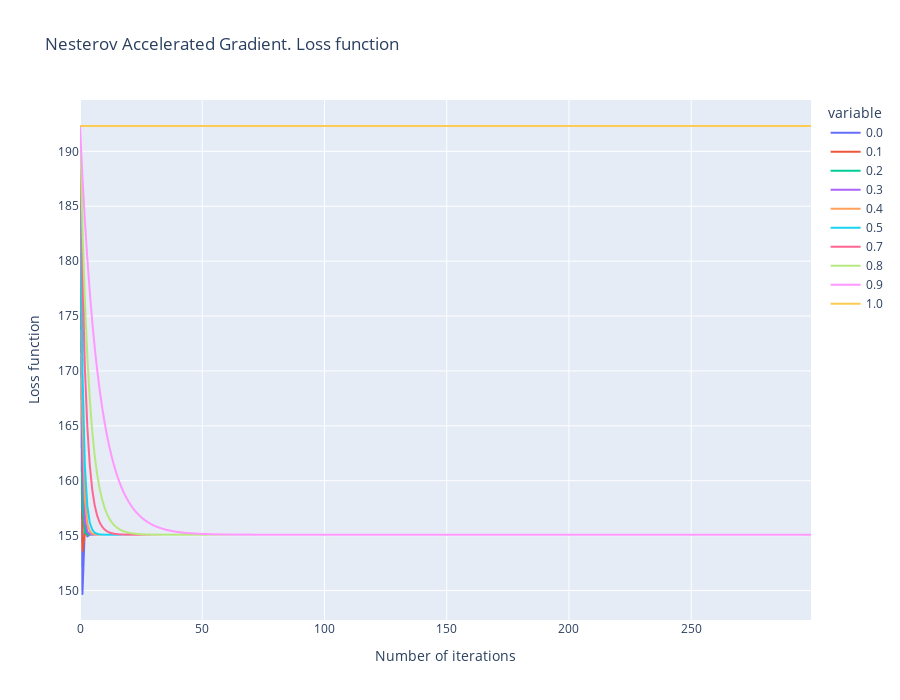

The notebook cell saved with this chart:
### Markdown cell above
### Nesterov Accelerated Gradient


<p style="align: center;"><img align=center src="https://tex.s2cms.ru/svg/%0Av_t%20%3D%20%5Cgamma%20v_%7Bt-1%7D%20%2B%20%5Ceta%20%5Cnabla_%5Ctheta%20J(%20%5Ctheta)%0A" height=50/></p>

<p style="align: center;"><img align=center src="https://tex.s2cms.ru/svg/%0A%5Ctheta%20%3D%20%5Ctheta%20-%20v_t%0A" height=50/></p>

### Code cell
optimiser = GradientOptimiser()
losses= {}
for gamma in [0, 0.1, 0.2, 0.3, 0.4, 0.5, 0.7,0.8, .9, 1]:
  optimiser.nbatches = nbatches
  # reset already learned coefficients 
  optimiser.coeffs = None
  # empirically chosen lr to differentiate the behavoir of loss function
  optimiser.fit(X, y, lr = 1e-2, max_iter=300, method = 'nag', nbatches= 1, gamma = gamma)
  # losses.setdefault (nbatches, optimiser.get_mseloss())
  losses.setdefault (gamma, optimiser.get_mseloss())

for k,v in losses.items():
    print (f'Gamma: {k}, MSE:{round(v[-1],3)}')
plot_losses(losses, title= 'Nesterov Accelerated Gradient. Loss function')

### Figure 1 — Plotly figure (JSON) as saved in the notebook; plotly's stock layout.template omitted (floating-point values rounded to 4 significant figures; data arrays with more than 128 entries replaced by an {"elided": "..."} marker saying what was removed)
{"data": [{"hovertemplate": "variable=0.0<br>index=%{x}<br>value=%{y}<extra></extra>", "legendgroup": "0.0", "line": {"color": "#636efa", "dash": "solid"}, "marker": {"symbol": "circle"}, "mode": "lines", "name": "0.0", "showlegend": true, "type": "scattergl", "x": {"elided": "300 int values"}, "xaxis": "x", "y": {"elided": "300 float values"}, "yaxis": "y"}, {"hovertemplate": "variable=0.1<br>index=%{x}<br>value=%{y}<extra></extra>", "legendgroup": "0.1", "line": {"color": "#EF553B", "dash": "solid"}, "marker": {"symbol": "circle"}, "mode": "lines", "name": "0.1", "showlegend": true, "type": "scattergl", "x": {"elided": "300 int values"}, "xaxis": "x", "y": {"elided": "300 float values"}, "yaxis": "y"}, {"hovertemplate": "variable=0.2<br>index=%{x}<br>value=%{y}<extra></extra>", "legendgroup": "0.2", "line": {"color": "#00cc96", "dash": "solid"}, "marker": {"symbol": "circle"}, "mode": "lines", "name": "0.2", "showlegend": true, "type": "scattergl", "x": {"elided": "300 int values"}, "xaxis": "x", "y": {"elided": "300 float values"}, "yaxis": "y"}, {"hovertemplate": "variable=0.3<br>index=%{x}<br>value=%{y}<extra></extra>", "legendgroup": "0.3", "line": {"color": "#ab63fa", "dash": "solid"}, "marker": {"symbol": "circle"}, "mode": "lines", "name": "0.3", "showlegend": true, "type": "scattergl", "x": {"elided": "300 int values"}, "xaxis": "x", "y": {"elided": "300 float values"}, "yaxis": "y"}, {"hovertemplate": "variable=0.4<br>index=%{x}<br>value=%{y}<extra></extra>", "legendgroup": "0.4", "line": {"color": "#FFA15A", "dash": "solid"}, "marker": {"symbol": "circle"}, "mode": "lines", "name": "0.4", "showlegend": true, "type": "scattergl", "x": {"elided": "300 int values"}, "xaxis": "x", "y": {"elided": "300 float values"}, "yaxis": "y"}, {"hovertemplate": "variable=0.5<br>index=%{x}<br>value=%{y}<extra></extra>", "legendgroup": "0.5", "line": {"color": "#19d3f3", "dash": "solid"}, "marker": {"symbol": "circle"}, "mode": "lines", "name": "0.5", "showlegend": true, "type": "scattergl", "x": {"elided": "300 int values"}, "xaxis": "x", "y": {"elided": "300 float values"}, "yaxis": "y"}, {"hovertemplate": "variable=0.7<br>index=%{x}<br>value=%{y}<extra></extra>", "legendgroup": "0.7", "line": {"color": "#FF6692", "dash": "solid"}, "marker": {"symbol": "circle"}, "mode": "lines", "name": "0.7", "showlegend": true, "type": "scattergl", "x": {"elided": "300 int values"}, "xaxis": "x", "y": {"elided": "300 float values"}, "yaxis": "y"}, {"hovertemplate": "variable=0.8<br>index=%{x}<br>value=%{y}<extra></extra>", "legendgroup": "0.8", "line": {"color": "#B6E880", "dash": "solid"}, "marker": {"symbol": "circle"}, "mode": "lines", "name": "0.8", "showlegend": true, "type": "scattergl", "x": {"elided": "300 int values"}, "xaxis": "x", "y": {"elided": "300 float values"}, "yaxis": "y"}, {"hovertemplate": "variable=0.9<br>index=%{x}<br>value=%{y}<extra></extra>", "legendgroup": "0.9", "line": {"color": "#FF97FF", "dash": "solid"}, "marker": {"symbol": "circle"}, "mode": "lines", "name": "0.9", "showlegend": true, "type": "scattergl", "x": {"elided": "300 int values"}, "xaxis": "x", "y": {"elided": "300 float values"}, "yaxis": "y"}, {"hovertemplate": "variable=1.0<br>index=%{x}<br>value=%{y}<extra></extra>", "legendgroup": "1.0", "line": {"color": "#FECB52", "dash": "solid"}, "marker": {"symbol": "circle"}, "mode": "lines", "name": "1.0", "showlegend": true, "type": "scattergl", "x": {"elided": "300 int values"}, "xaxis": "x", "y": {"elided": "300 float values"}, "yaxis": "y"}], "layout": {"height": 700, "legend": {"title": {"text": "variable"}, "tracegroupgap": 0}, "title": {"text": "Nesterov Accelerated Gradient. Loss function"}, "xaxis": {"anchor": "y", "domain": [0, 1], "title": {"text": "Number of iterations"}}, "yaxis": {"anchor": "x", "domain": [0, 1], "title": {"text": "Loss function"}}}}
